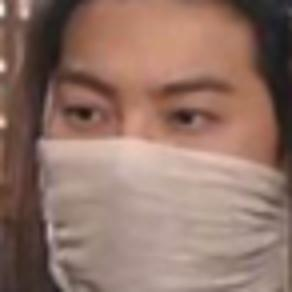
%> input picture result/picture_face.jpg, 292 x 292 px; its folder holds only this picture in this run
$ octave face_detect_main.m   (GNU Octave 9; MATLAB toolbox functions it lacks are replaced by stand-ins)
%> lines starting %> are read from the running program, lines starting %| are printed output that depends on the picture
%> the answer given: result/picture_face.jpg
%> further down, img is the input picture: size 292x292x3 uint8; mean R, G, B 146, 115.6, 104
### face_detection_func.m
function [outimg1,outimg2,flag,num] = face_detection_func(img)
    %调用人脸检测模型
    FDetect = vision.CascadeObjectDetector;
    %获取图像存储原图像
    I_orig=img;
    %检测人脸
    face_dtect = step(FDetect,I_orig);
%> face_dtect = [12 12 256 256]
    %图片尺寸
    [Height,Width,K]=size(I_orig);
%> Height = 292; Width = 292; K = 3
    %检测人数
    Num_face=size(face_dtect,1)
%> Num_face = 1

    %规整化尺寸
    normal_size=mod(300,227);
    %存储人脸
    I_mask=zeros(normal_size,normal_size*Num_face,K);
%> I_mask: size 73x73x3 double; every value is 0

    %画图
    outimg1=(I_orig);

    % Num_face
    for i = 1:Num_face
        %矩形框
        rectangle('Position',face_dtect(i,:),'LineWidth',1,'LineStyle','-','EdgeColor','m');
        %行序号
        row_set=face_dtect(i,2)+1:min(Height,face_dtect(i,2)+face_dtect(i,4));
        %列序号
        cul_set=face_dtect(i,1)+1:min(Width,face_dtect(i,1)+face_dtect(i,3));
        %截取
        im=I_orig(row_set,cul_set,:);
        %尺寸调整
        im2=imresize(im,[normal_size,normal_size]);
        I_mask(:,(i-1)*normal_size+1:i*normal_size,:)=im2;

    end
%> this loop made 1 pass
%> pass 1, in face_detection_func, `im=I_orig(row_set,cul_set,:);`:
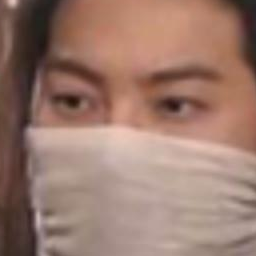
%> im: size 256x256x3 uint8; mean R, G, B 155.2, 122.2, 109.5
    %识别图片内容

    if Num_face>0
        outimg2=uint8(I_mask);
        flag=1;
    else
        outimg2=I_orig;%原图像
        flag=0;
    end
    num=Num_face
%> num = 1

end

### image_process.m
function [] = image_process(img,str)
   %调用人脸检测
    [img_orig,img_res,flag,num]=face_detection_func(img);
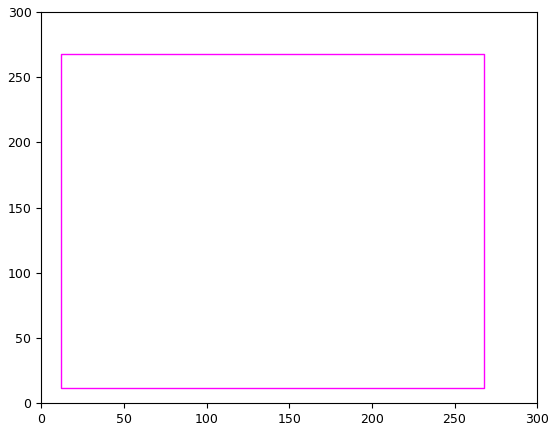
%> figure redrawn from the program's plot data
%> flag = 1; num = 1
    if flag %人脸识别，检测图片中的人头，调用内置库，flag标记如果为0表示没有人
       for i = 1:num
        fig=figure;

        [w,~]=size(img_res);

        if w<100
            img_res=imresize(img_res,4);
        end
        subplot(121);imshow(img_orig);title('原图像');
        subplot(122);imshow(img_res);title(sprintf('结果图像flag=%d',flag));
        s=sprintf("./result/%s_face.jpg",str)
        imwrite((img_res),s);

        % choice 0：中值滤波    1：邻域平均滤波
        img_rf=RGB_filter(img_res,0);%三通道分离滤波后cat合并,第二个参数滤波方式
        figure;subplot(121);imshow(img_rf);title('RGB分别滤波后合并图片');
        % 形态学滤波
        im = imnoise(img_rf,'gaussian',0,1e-3); % RGB滤波图像 + 白噪声
        % 形态学滤波
        sca = 5;                           % 结构元素尺寸
        im_e = morphology_filter(im,sca);  % 形态学滤波
        subplot(122);imshow(im_e);title('形态学滤波图片');

        %肤色标定
        im_adj=imadjust(im_e,[0.3,0.8],[0,1]);%核心点，增加对比度
        [hsv_color,gray2,color_img]=skinColorRemove(im_adj);
        figure;
        subplot(221);imshow(hsv_color);title('肤色分离hsv图片');
        subplot(222);imshow(gray2);title('肤色分离二值图片');
        imwrite((gray2),sprintf("./result/%s_face_2value.jpg",str));
        subplot(223);imshow(color_img);title('肤色分离彩色图片');%得到大致肤色分离图片
        %口罩定位（口罩在头的下半部分）
        [rr,cc]=size(gray2);%遍历图片矩阵
        count=0;
        flag=1;
        threshold=((rr*cc)/2)*3/4;%如果击中的面积和>=3/4
        for c=1:cc
            for r=1:rr
                if r>=rr/3+30 %如果是下半部分
                    if(gray2(r,c)&&flag)%如果是白色边界，标记边界坐标
                        x=c;
                        y=r;
                        flag=0;
                    end
                    %累积击中白色数量即非人脸区域数量
                    count=count+gray2(r,c);
                end
            end
        end
        fig=figure;imshow(img_res);
        if count>=threshold%如果非人脸区域大于75%
           title("have mask");
           %标框rectangle('Position',[0 0 2 4],'Curvature',0.2)
           rectangle('Position',[x+15 y rr-30 cc/2], 'EdgeColor', 'g');
            imwrite(frame2im(getframe(fig)),sprintf("./result/%s_result.jpg",str));
        else
            title("No mask!!!");
            %标框rectangle('Position',[0 0 2 4],'Curvature',0.2)
            rectangle('Position',[x+10 y+5 rr-20 cc/2-10], 'EdgeColor', 'r');
            imwrite(frame2im(getframe(fig)),sprintf("./result/%s_result.jpg",str));
        end
       end
%> this loop made 1 pass
%> (s, sca, h in skinColorRemove, rr, cc) on pass 1: ('./result/picture_face.jpg', 5, 292, 292, 292)
%> pass 1, in RGB_filter, `R = image(:,:,1);`:
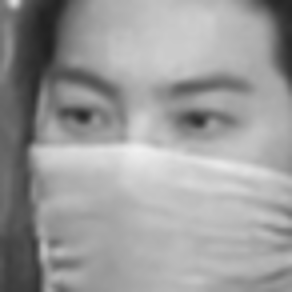
%> R: size 292x292 uint8; min 33, max 240, mean 155.2
%> pass 1, in RGB_filter, `G = image(:,:,2);`:
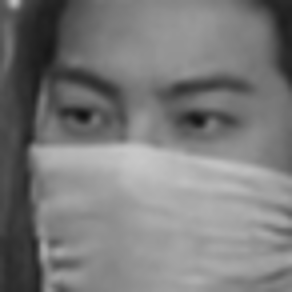
%> G: size 292x292 uint8; min 17, max 199, mean 122.2
%> pass 1, in RGB_filter, `B = image(:,:,3);`:
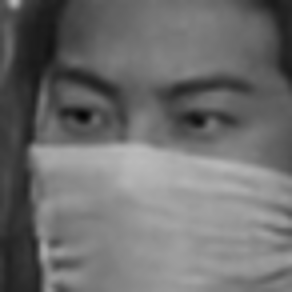
%> B: size 292x292 uint8; min 5, max 186, mean 109.5
%> after the loop, x = 1; y = 128
    else
        subplot(121);imshow(img_orig);title('原图像');
        subplot(122);imshow(img_res);title(sprintf('！！！未检测到人像，原图像flag=%d',flag));
    end

end

### RGB_filter.m
function [out_filter] = RGB_filter(image,choice)
% choice 0：中值滤波    1：邻域平均滤波
% 对三通道分离后分别滤波，可选择中值或者邻域平均滤波
% R通道
    R = image(:,:,1);
    %%G通道
    G = image(:,:,2);
    %%B通道
    B = image(:,:,3);

    if choice
        R=medfilt2(R,[3,3]);
        G=medfilt2(G,[3,3]);
        B=medfilt2(B,[3,3]);
        filt1=cat(3,R,G,B);  % 对彩色图像R,G，B三个通道分别进行3×3模板的中值滤波 cat函数用于连接两个矩阵或数组
        out_filter=filt1;
    else
        R=filter2(fspecial('average',3),R)/255;
        G=filter2(fspecial('average',3),G)/255;
        B=filter2(fspecial('average',3),B)/255;
        filt2= cat(3,R,G,B);  %对彩色图像R,G，B三个通道分别进行3×3模板的均值滤波 并合并
        out_filter=filt2;
    end
end

### morphology_filter.m
function Iobrcbr = morphology_filter(im,sca)
% 形态学滤波器
%函数输入:
%         im:   输入的二维图像矩阵
%         sca : 结构元素尺寸代销
%函数输出:
%         Iobrcbr: 形态学滤波图像
% 形态学滤波
se=strel('diamond',(sca-1)/2); % 形态学结构元素

Io=imopen(im,se);              % 开操作，内部细小连接去除
Ioc=imclose(Io,se);            % 闭操作，内部小凹陷去除
Iobr=imreconstruct(Io,Ioc);    % 结构重建

Iobrd = imdilate(Iobr,se);   % 膨胀

Iobrcbr = imreconstruct(imcomplement(Iobrd),imcomplement(Iobr)); % 结构重建
Iobrcbr = imcomplement(Iobrcbr);

### skinColorRemove.m
function [hsv_color,segment_img,res_img] = skinColorRemove(image)
%RGB转HSV找出肤色特征置0，其他特征可能是口罩，设置为1或者显示乘法运算
    I=double(image);
    %I2=I;
    I2=rgb2hsv(I); % RGB转HSV
    hsv_color=I2;
    R=I(:,:,1);%三通道分离，根据RGB->hsv对应运算法则运算
    G=I(:,:,2);
    B=I(:,:,3);
    y=16+0.258*R+0.505*G+0.090*B;
    cb=128-0.148*R+0.291*G+0.439*B;
    cr=128+0.439*R-0.368*G-0.071*B;
    [w, h]=size(I(:,:,1));
    hue=I2(:,:,1);
    saturation=I2(:,:,2);
    value=I2(:,:,3);
    for i=1:w
      for j=1:h
        if 115<=cr(i,j) && cr(i,j)<=175 && 110<=cb(i,j) && cb(i,j)<=175 && hue(i,j)<=0.1 && 0.01<=hue(i,j) && 0<=y(i,j) && y(i,j)<=255
            segment(i,j)=0;%不需要皮肤区域，置0
         else
            segment(i,j)=1;
         end
      end
    end
    im(:,:,1)=I(:,:,1).*segment;
    im(:,:,2)=I(:,:,2).*segment;
    im(:,:,3)=I(:,:,3).*segment;
    figure;subplot(121);imshow(segment);title("000000");

    %用3*3模板对二值图像进行膨胀操作
    se = strel('diamond', 2);
    segment = imdilate(segment, se);
    subplot(122);imshow(segment);title("1111111");

    segment_img=segment;
    res_img=I.*segment;%原图像乘以二值图，显示二值图为1的内容

end

### face_detect_main.m
clc,clear,close all  % 清理命令区、清理工作区、关闭显示图形
warning off       % 消除警告
feature jit off      % 加速代码运行
tic
[filename ,pathname]=...
    uigetfile({'*.*';'*.jpg';'*.png';},'选择图片'); %选择图片路径
str=[pathname filename]; % 合成路径+文件名
if str %如果取消选择，启动视频
    img = imread(str);        % 读图
    image_process(img,'picture');
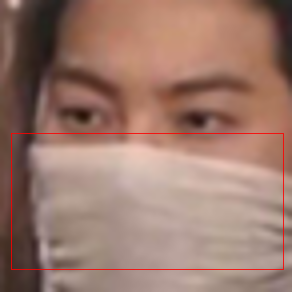
%> figure redrawn from the program's plot data; its title reads 'No mask!!!'
else
    cam=webcam(1);%读取图片
    img=snapshot(cam);
    preview(cam)
    img = snapshot(cam);    % Get a single frame
    figure,image(img);      % Display the frame in a figure window.
    num_frame=3;
    % 获取num_frame个帧
    for idx = 1:num_frame
        figure;
        img = snapshot(cam);%获取每一帧图片
        image_process(img,"video");
        pause(3)%每隔五秒处理一次
    end
    clear cam
end
